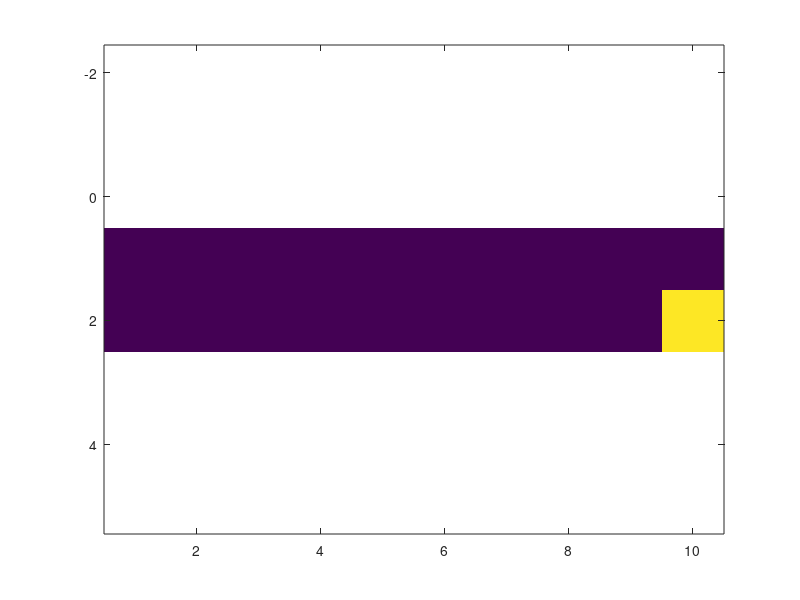

Recreate this plot in MATLAB.
%Create empty road
%Choose initial position 
%Move the vehichles with a time functino
%use imagesc

rw = 1;%road width
rl = 10; %road length

road = zeros(rw,rl) %This is the empty road (We will need multiple of these to make different lanes)

%The initial position of the car x and y

xpos=1; 
ypos=2;

road(ypos,xpos) = 0;

imagesc(road)
axis equal
for t = 0 : 8
    
    road(ypos,xpos) = 0;
    
    xpos = xpos + 1;      
    road(ypos,xpos) = 1;
    
    imagesc(road)
    axis equal
    pause(0.1);

end

